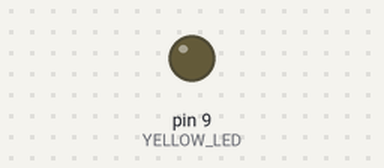
Simulated run of this sketch. Board: Arduino Uno, built with avr-gcc and run on an emulated ATmega328P. On the bench: output pins drawn as LEDs (lit = HIGH).

Above: at 0.05 s.
At 0.45 s:
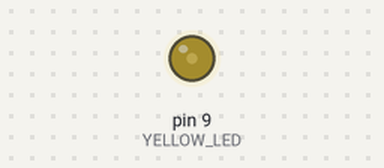
At 0.9 s:
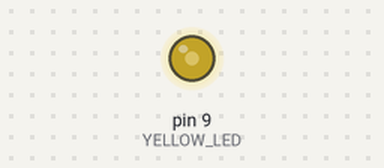
At 1.8 s:
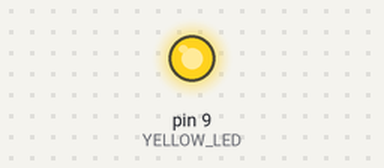
Timing chart, 0 to 6.4 s (numbered marks = the images above):
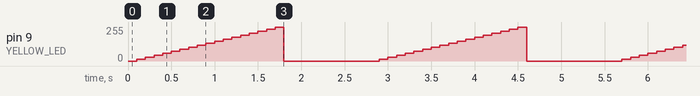

Measured:
- by itself, pin 9 (YELLOW_LED): repeats every 2.8 s: 30/255 0.10 s, 45/255 0.10 s, 60/255 0.10 s, 75/255 0.10 s, 90/255 0.10 s, 105/255 0.10 s, 120/255 0.10 s, 135/255 0.10 s, 150/255 0.10 s, 165/255 0.10 s, 180/255 0.10 s, 195/255 0.10 s, 210/255 0.10 s, 225/255 0.10 s, 240/255 0.10 s, 255/255 0.10 s, 0/255 1.1 s, 15/255 0.10 s

The sketch:

6._AnalogWrite.ino
```cpp
/*
This Arduino program gradually increases the brightness of a yellow LED connected to pin 9 using PWM (Pulse Width Modulation).
The brightness starts at 0 and increases in steps of 15 until it reaches the maximum value of 255.
After completing one cycle, the LED turns off, and the program waits before restarting.

Required Materials:
  - Arduino Uno board
  - USB power cable
  - Yellow LED
  - 220-ohm resistor
  - Breadboard and connecting wires
*/

const int YELLOW_LED = 9;
const int MAX_BRIGHTNESS = 255;
const int sleep = 100;
const int reset = 1000;

void setup() {
  pinMode(YELLOW_LED, OUTPUT);

}

void loop() {
  int brightness = 0;
  while (brightness <= 255) {
    analogWrite(YELLOW_LED, brightness);
    delay(sleep);
    brightness += 15;
  }

  digitalWrite(YELLOW_LED, LOW);
  delay(reset);

}
```
